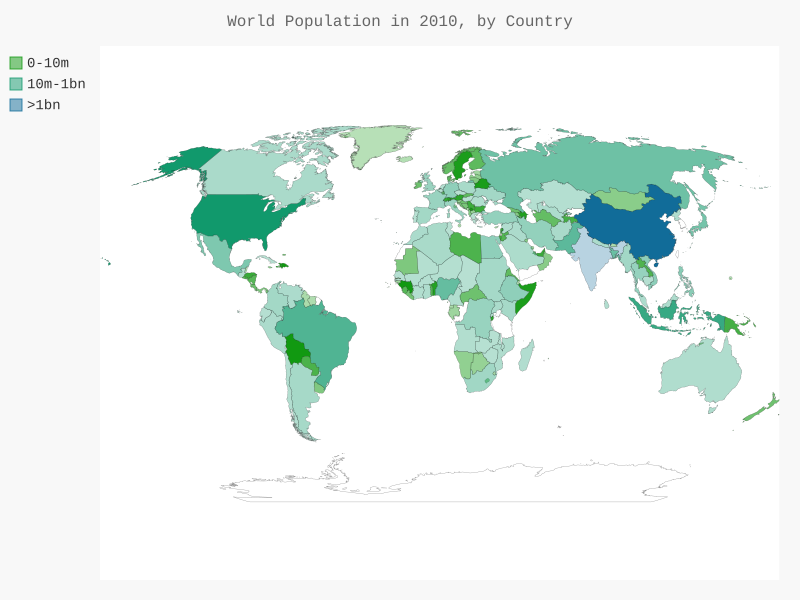

Write Python code to recreate this figure.
import json
import pygal
from pygal.style import LightColorizedStyle as LCS, RotateStyle as RS

from country_codes import get_country_code

#Load the data into a list
filename = 'Data/population_data.json'
with open(filename) as f:
    pop_data = json.load(f)

#Build a dictionary of population data.
cc_populations = {}
cc_wrong_codes = []
for pop_dict in pop_data:
    if pop_dict['Year'] == '2010':
        country_name = pop_dict['Country Name']
        population = int(float(pop_dict['Value']))
        code = get_country_code(country_name)
        if code:
            cc_populations[code] = population

#Group the countries into 3 population levels.
cc_pops_1, cc_pops_2, cc_pops_3 = {}, {}, {}
for cc, pop in cc_populations.items():
    if pop < 10000000:
        cc_pops_1[cc] = pop
    elif pop < 1000000000:
        cc_pops_2[cc] = pop
    else:
        cc_pops_3[cc] = pop

#See how many countries are in each level
#print(len(cc_pops_1), len(cc_pops_2), len(cc_pops_3))

#Draw world map
wm_style = RS('#119911', base_style=LCS)
wm = pygal.maps.world.World(style=wm_style)
wm.title = "World Population in 2010, by Country"
wm.add('0-10m', cc_pops_1)
wm.add('10m-1bn', cc_pops_2)
wm.add('>1bn', cc_pops_3)

wm.render_to_file('world_population.svg')
